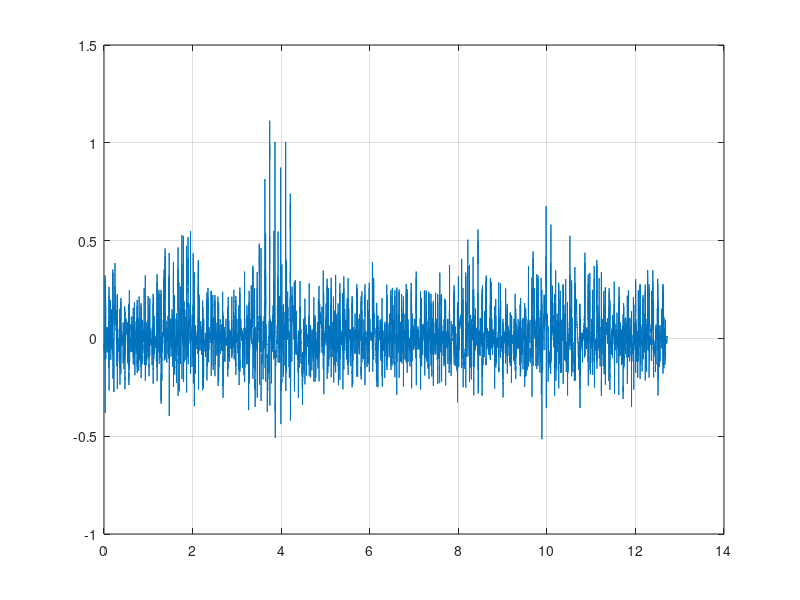
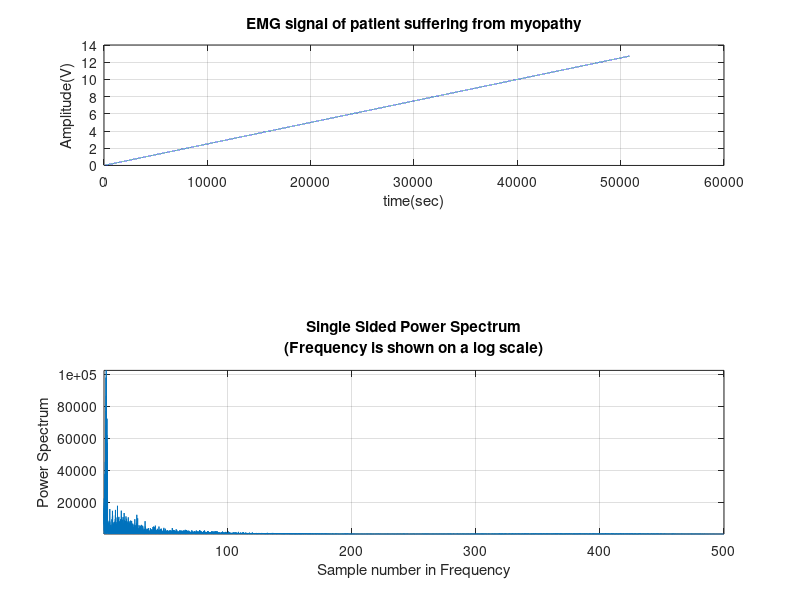
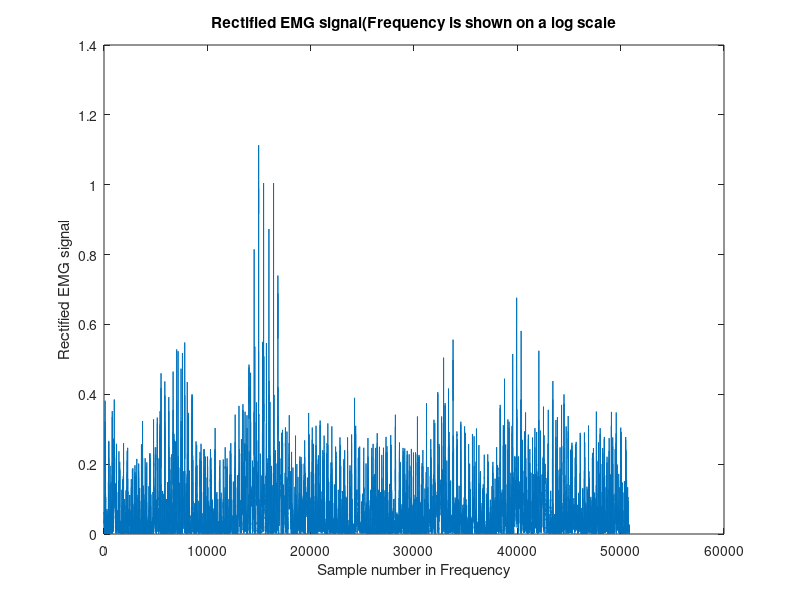
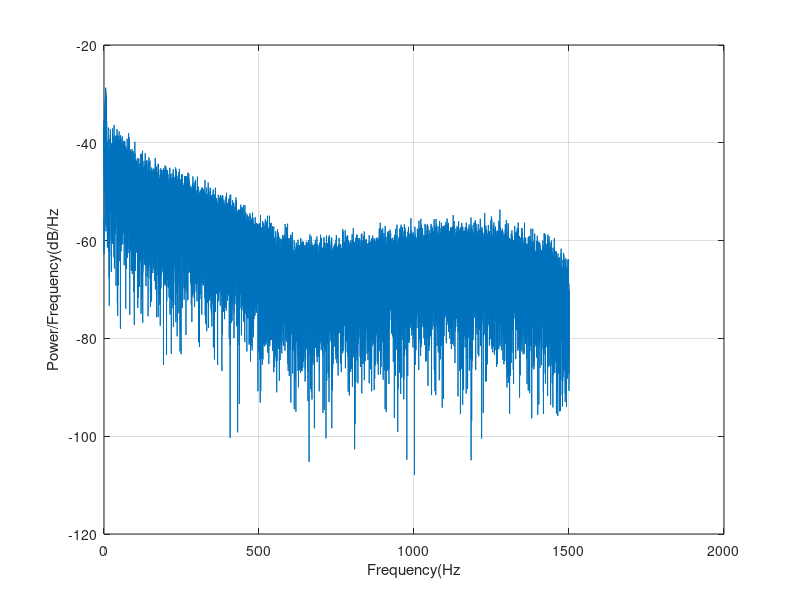

Write the MATLAB code that produced these figures, in order.
clc;
close all;
clear all;
emg=load('emg_healthy.txt');
figure(1)
plot(emg(:,1), emg(:,2))
grid
EMGSIG=load('emg_healthy.txt');
t=EMGSIG(:,1);
y1=EMGSIG(:,2);
N=length(y1);
ls=size(y1);
f=1/N;
fs=3000;
T=1/fs;
t1=(0:N-1)*T;
Nyquist=fs/2;
figure; subplot(3,1,1),plot(t);
title('EMG signal of patient suffering from myopathy');
xlabel('time(sec)');
ylabel('Amplitude(V)');
grid on;
Y=abs(fft(y1));
Y(1)=[];
power=abs(Y(1:N/2)).^2;
nyquist=1/(2*0.001);
freq=(1:N/2)/(N/2)*nyquist;
subplot(2,1,2),plot(freq,power),grid on
xlabel("Sample number in Frequency");
ylabel('Power Spectrum');
title({'Single Sided Power Spectrum' '(Frequency is shown on a log scale)'});
axis tight
rms_y1=sqrt(mean(y1.^2));
msgbox(strcat('RMS of EMG signal is=', mat2str(rms_y1), ''));
rms_emg=rms(y1);
arv_y1=abs(mean(y1));
msgbox(strcat('ARV of EMG signal=', mat2str(arv_y1), ''));
y2=detrend(y1);
figure;
rec_y=abs(y2);
plot(rec_y);
xlabel('Sample number in Frequency');
ylabel('Rectified EMG signal');
title({'Rectified EMG signal(Frequency is shown on a log scale'});
figure; xdft=fft(y1);
xdft=xdft(1:N/2+1);
psdx=(1/(fs*N))*abs(xdft).^2; psdx(2:end-1)=2*psdx(2:end-1);
freq=0:fs/length(y1):fs/2;
plot(freq,10*log10(psdx))
grid on title('Power spectrum FFT')
xlabel('Frequency(Hz');
ylabel('Power/Frequency(dB/Hz');
NFFT=2^nextpow2(N);
Y=fft(y1,NFFT)/N;
f=(fs/2*linspace(0,1,NFFT/2+1));
amp=(2*abs(Y(1:NFFT/2+1)));
figure;
plot(f,amp);
title('plot single sided amplitude spectrum of the EMG signal');
xlabel('frequency(Hz');
ylabel('|y(f)|');